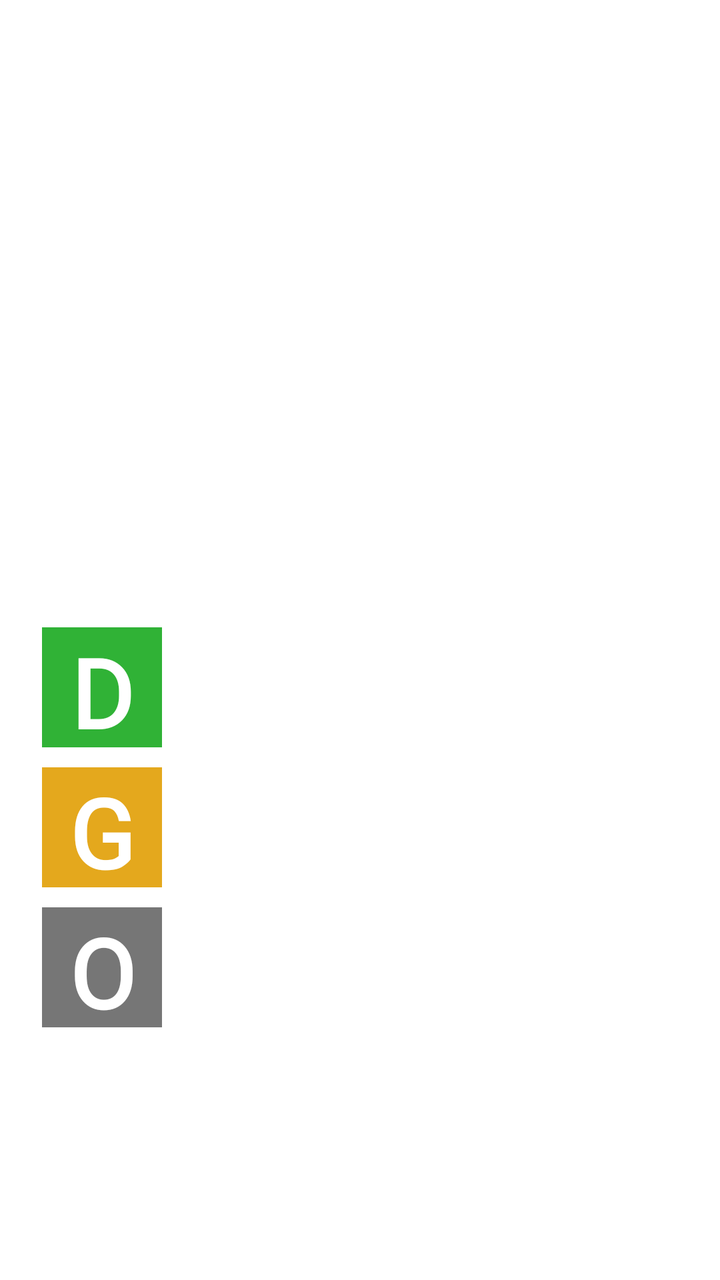
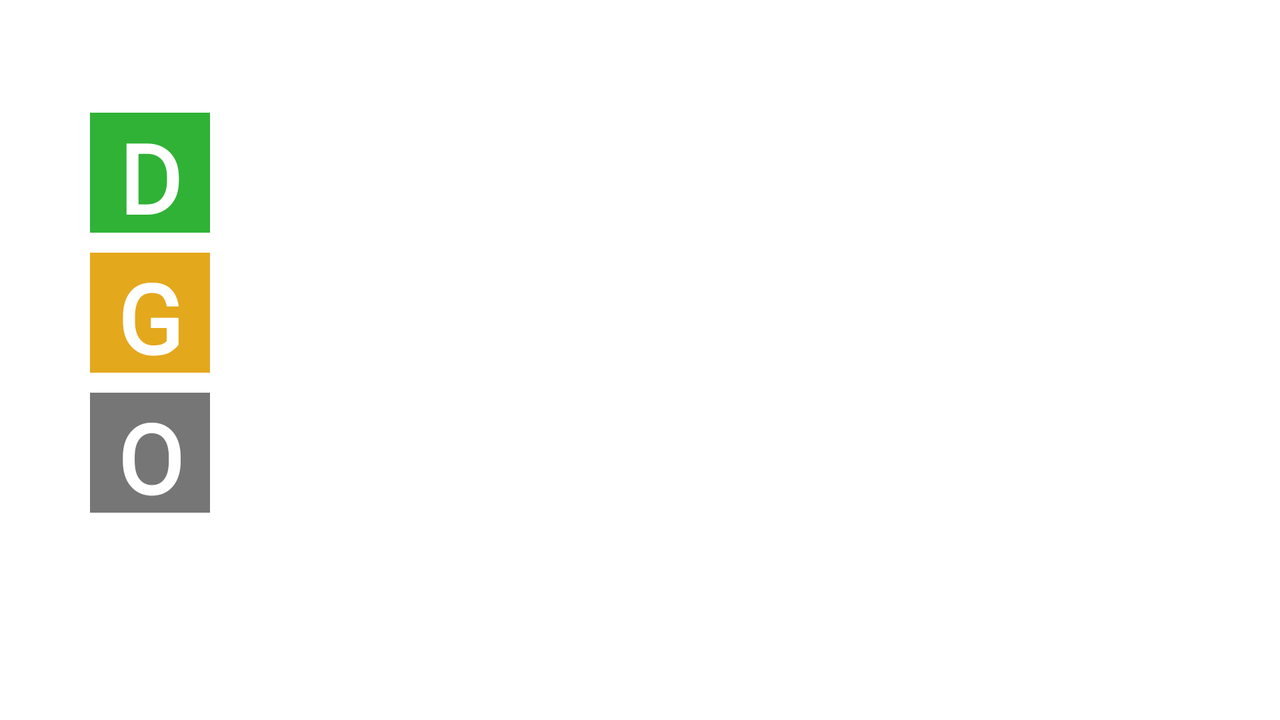

Two renders of one Android screen. The first uses the default layout on a phone; the second uses the alternative layout the repository ships for a different screen configuration, on a matching device. The two XML files are below.
<!-- AndroidManifest.xml: application theme Theme.Default -->
<!-- res/layout/activity_how_to_play_fragment_1.xml -->
<?xml version="1.0" encoding="utf-8"?>

<androidx.constraintlayout.widget.ConstraintLayout xmlns:android="http://schemas.android.com/apk/res/android"
    xmlns:app="http://schemas.android.com/apk/res-auto"
    xmlns:tools="http://schemas.android.com/tools"
    android:layout_width="match_parent"
    android:layout_height="match_parent">

    <TextView
        android:id="@+id/textView12"
        android:layout_width="206dp"
        android:layout_height="61dp"
        android:layout_marginStart="17dp"
        android:layout_marginEnd="37dp"
        android:layout_marginBottom="172dp"
        android:text="@string/letter_not_ok"
        android:textAlignment="center"
        android:textSize="16sp"
        app:layout_constraintBottom_toBottomOf="parent"
        app:layout_constraintEnd_toEndOf="parent"
        app:layout_constraintHorizontal_bias="0.0"
        app:layout_constraintStart_toEndOf="@+id/linearLayout" />

    <TextView
        android:id="@+id/textView11"
        android:layout_width="206dp"
        android:layout_height="61dp"
        android:layout_marginStart="17dp"
        android:layout_marginEnd="37dp"
        android:layout_marginBottom="15dp"
        android:text="@string/letter_almost_ok"
        android:textSize="16sp"
        app:layout_constraintBottom_toTopOf="@+id/textView12"
        app:layout_constraintEnd_toEndOf="parent"
        app:layout_constraintStart_toEndOf="@+id/linearLayout" />

    <TextView
        android:id="@+id/textView"
        android:layout_width="wrap_content"
        android:layout_height="wrap_content"
        android:layout_marginStart="54dp"
        android:layout_marginTop="55dp"
        android:layout_marginEnd="54dp"
        android:layout_marginBottom="55dp"
        android:text="@string/how_to_play"
        android:textSize="48sp"
        app:layout_constraintBottom_toTopOf="@+id/textView2"
        app:layout_constraintEnd_toEndOf="parent"
        app:layout_constraintHorizontal_bias="0.0"
        app:layout_constraintStart_toStartOf="parent"
        app:layout_constraintTop_toTopOf="parent" />

    <TextView
        android:id="@+id/textView2"
        android:layout_width="327dp"
        android:layout_height="86dp"
        android:layout_marginStart="64dp"
        android:layout_marginTop="30dp"
        android:layout_marginEnd="62dp"
        android:layout_marginBottom="20dp"
        android:text="@string/explanation"
        android:textSize="22sp"
        app:layout_constraintBottom_toTopOf="@+id/linearLayout"
        app:layout_constraintEnd_toEndOf="parent"
        app:layout_constraintHorizontal_bias="0.256"
        app:layout_constraintStart_toStartOf="parent"
        app:layout_constraintTop_toBottomOf="@+id/textView" />

    <LinearLayout
        android:id="@+id/linearLayout"
        android:layout_width="150dp"
        android:layout_height="408dp"
        android:layout_marginStart="1dp"
        android:layout_marginTop="1dp"
        android:layout_marginEnd="260dp"
        android:layout_marginBottom="124dp"
        android:gravity="center"
        android:orientation="vertical"
        app:layout_constraintBottom_toBottomOf="parent"
        app:layout_constraintEnd_toEndOf="parent"
        app:layout_constraintStart_toStartOf="parent"
        app:layout_constraintTop_toBottomOf="@+id/textView2">

        <LinearLayout
            android:layout_width="60dp"
            android:layout_height="80dp"
            android:gravity="center"
            android:orientation="horizontal">

            <TextView
                android:id="@+id/textView6"
                android:layout_width="60dp"
                android:layout_height="60dp"
                android:layout_weight="1"
                android:background="#30B236"
                android:gravity="center"
                android:text="D"
                android:textColor="#FFFFFF"
                android:textSize="48sp"
                android:textStyle="bold" />
        </LinearLayout>

        <LinearLayout
            android:layout_width="60dp"
            android:layout_height="60dp"
            android:gravity="center"
            android:orientation="horizontal">

            <TextView
                android:id="@+id/textView5"
                android:layout_width="60dp"
                android:layout_height="60dp"
                android:layout_weight="1"
                android:background="#E4A81D"
                android:gravity="center"
                android:text="G"
                android:textColor="#FFFFFF"
                android:textSize="48sp"
                android:textStyle="bold" />
        </LinearLayout>

        <LinearLayout
            android:layout_width="60dp"
            android:layout_height="80dp"
            android:gravity="center"
            android:orientation="horizontal">

            <TextView
                android:id="@+id/textView7"
                android:layout_width="60dp"
                android:layout_height="60dp"
                android:layout_weight="1"
                android:background="#767676"
                android:gravity="center"
                android:text="O"
                android:textColor="#FFFFFF"
                android:textSize="48sp"
                android:textStyle="bold" />
        </LinearLayout>
    </LinearLayout>

    <TextView
        android:id="@+id/textView10"
        android:layout_width="206dp"
        android:layout_height="61dp"
        android:layout_marginStart="17dp"
        android:layout_marginEnd="37dp"
        android:layout_marginBottom="19dp"
        android:text="@string/letter_ok"
        android:textSize="16sp"
        app:layout_constraintBottom_toTopOf="@+id/textView11"
        app:layout_constraintEnd_toEndOf="parent"
        app:layout_constraintStart_toEndOf="@+id/linearLayout" />

    <TextView
        android:id="@+id/textView13"
        android:layout_width="240dp"
        android:layout_height="41dp"
        android:layout_marginStart="85dp"
        android:layout_marginTop="47dp"
        android:layout_marginEnd="86dp"
        android:layout_marginBottom="16dp"
        android:gravity="center"
        android:text="@string/slide"
        android:textSize="22sp"
        app:layout_constraintBottom_toBottomOf="parent"
        app:layout_constraintEnd_toEndOf="parent"
        app:layout_constraintHorizontal_bias="0.0"
        app:layout_constraintStart_toStartOf="parent"
        app:layout_constraintTop_toBottomOf="@+id/linearLayout"
        app:layout_constraintVertical_bias="1.0" />
</androidx.constraintlayout.widget.ConstraintLayout>
<!-- resources referenced by this layout -->
<resources>
  <string name="explanation">Cada vez que introduces una palabra sus letras se pueden teñir de tres colores:</string>
  <string name="how_to_play">Cómo jugar</string>
  <string name="letter_almost_ok">La letra aparece, pero en otra posición</string>
  <string name="letter_not_ok">La letra no aparece en la palabra</string>
  <string name="letter_ok">La letra aparece y está en la posición correcta</string>
  <string name="slide">Desliza para continuar</string>
  <style name="Theme.Default" parent="Theme.MaterialComponents.DayNight.NoActionBar">
          
          <item name="colorPrimary">@color/green</item>
          <item name="colorPrimaryVariant">@color/black</item>
          <item name="colorOnPrimary">@color/white</item>
          
          <item name="colorSecondary">@color/teal_200</item>
          <item name="colorSecondaryVariant">@color/teal_700</item>
          <item name="colorOnSecondary">@color/black</item>
          
          <item name="android:statusBarColor">?attr/colorPrimaryVariant</item>
          
  
          <item name="android:fontFamily">@font/baloo</item>
          <item name="android:textColor">@color/white</item>
  
      </style>
  <color name="green">#30B236</color>
  <color name="black">#FF000000</color>
  <color name="white">#FFFFFFFF</color>
</resources>
<!-- res/layout-land/activity_how_to_play_fragment_1.xml (the repository's variant of the layout above) -->
<!-- drawn on the phone turned sideways -->
<?xml version="1.0" encoding="utf-8"?>
<androidx.constraintlayout.widget.ConstraintLayout xmlns:android="http://schemas.android.com/apk/res/android"
    xmlns:app="http://schemas.android.com/apk/res-auto"
    xmlns:tools="http://schemas.android.com/tools"
    android:layout_width="match_parent"
    android:layout_height="match_parent">

    <TextView
        android:id="@+id/textView12"
        android:layout_width="217dp"
        android:layout_height="60dp"
        android:text="La letra no aparece en la palabra"
        android:textAlignment="center"
        android:textSize="16sp"
        app:layout_constraintBottom_toBottomOf="parent"
        app:layout_constraintEnd_toEndOf="parent"
        app:layout_constraintHorizontal_bias="0.327"
        app:layout_constraintStart_toStartOf="parent"
        app:layout_constraintTop_toBottomOf="@+id/textView11"
        app:layout_constraintVertical_bias="0.4" />

    <TextView
        android:id="@+id/textView11"
        android:layout_width="212dp"
        android:layout_height="65dp"
        android:textAlignment="center"
        android:text="La letra aparece, pero en otra posición"
        android:textSize="16sp"
        app:layout_constraintBottom_toBottomOf="parent"
        app:layout_constraintEnd_toEndOf="parent"
        app:layout_constraintHorizontal_bias="0.327"
        app:layout_constraintStart_toStartOf="parent"
        app:layout_constraintTop_toTopOf="parent"
        app:layout_constraintVertical_bias="0.611" />

    <TextView
        android:id="@+id/textView"
        android:layout_width="wrap_content"
        android:layout_height="wrap_content"
        android:text="¿Cómo jugar?"
        android:textSize="48sp"
        app:layout_constraintBottom_toBottomOf="parent"
        app:layout_constraintEnd_toEndOf="parent"
        app:layout_constraintHorizontal_bias="0.392"
        app:layout_constraintStart_toStartOf="parent"
        app:layout_constraintTop_toTopOf="parent"
        app:layout_constraintVertical_bias="0.046" />

    <TextView
        android:id="@+id/textView2"
        android:layout_width="319dp"
        android:layout_height="200dp"
        android:text="Cada vez que introduces una palabra sus letras se pueden teñir de tres colores:"
        android:textSize="22sp"
        app:layout_constraintBottom_toBottomOf="parent"
        app:layout_constraintEnd_toEndOf="parent"
        app:layout_constraintHorizontal_bias="0.961"
        app:layout_constraintStart_toStartOf="parent"
        app:layout_constraintTop_toTopOf="parent"
        app:layout_constraintVertical_bias="0.497" />

    <LinearLayout
        android:id="@+id/linearLayout"
        android:layout_width="150dp"
        android:layout_height="408dp"
        android:gravity="center"
        android:orientation="vertical"
        app:layout_constraintBottom_toBottomOf="parent"
        app:layout_constraintEnd_toEndOf="parent"
        app:layout_constraintHorizontal_bias="0.0"
        app:layout_constraintStart_toStartOf="parent"
        app:layout_constraintTop_toTopOf="parent"
        app:layout_constraintVertical_bias="1.0">

        <LinearLayout
            android:layout_width="60dp"
            android:layout_height="80dp"
            android:gravity="center"
            android:orientation="horizontal">

            <TextView
                android:id="@+id/textView6"
                android:layout_width="60dp"
                android:layout_height="60dp"
                android:layout_weight="1"
                android:background="#30B236"
                android:gravity="center"
                android:text="D"
                android:textColor="#FFFFFF"
                android:textSize="48sp"
                android:textStyle="bold" />
        </LinearLayout>

        <LinearLayout
            android:layout_width="60dp"
            android:layout_height="60dp"
            android:gravity="center"
            android:orientation="horizontal">

            <TextView
                android:id="@+id/textView5"
                android:layout_width="60dp"
                android:layout_height="60dp"
                android:layout_weight="1"
                android:background="#E4A81D"
                android:gravity="center"
                android:text="G"
                android:textColor="#FFFFFF"
                android:textSize="48sp"
                android:textStyle="bold" />
        </LinearLayout>

        <LinearLayout
            android:layout_width="60dp"
            android:layout_height="80dp"
            android:gravity="center"
            android:orientation="horizontal">

            <TextView
                android:id="@+id/textView7"
                android:layout_width="60dp"
                android:layout_height="60dp"
                android:layout_weight="1"
                android:background="#767676"
                android:gravity="center"
                android:text="O"
                android:textColor="#FFFFFF"
                android:textSize="48sp"
                android:textStyle="bold" />
        </LinearLayout>
    </LinearLayout>

    <TextView
        android:id="@+id/textView10"
        android:layout_width="212dp"
        android:layout_height="68dp"
        android:text="La letra aparece y está en la posición correcta"
        android:textSize="16sp"
        app:layout_constraintBottom_toBottomOf="parent"
        app:layout_constraintEnd_toEndOf="parent"
        app:layout_constraintHorizontal_bias="0.327"
        app:layout_constraintStart_toStartOf="parent"
        app:layout_constraintTop_toTopOf="parent"
        app:layout_constraintVertical_bias="0.354" />

    <TextView
        android:id="@+id/textView13"
        android:layout_width="240dp"
        android:layout_height="41dp"
        android:gravity="center"
        android:text="Desliza para continuar"
        android:textSize="22sp"
        app:layout_constraintBottom_toBottomOf="parent"
        app:layout_constraintEnd_toEndOf="parent"
        app:layout_constraintHorizontal_bias="0.969"
        app:layout_constraintStart_toStartOf="parent"
        app:layout_constraintTop_toTopOf="parent"
        app:layout_constraintVertical_bias="0.956" />
</androidx.constraintlayout.widget.ConstraintLayout>
<!-- resources referenced by the variant -->
<!-- as the phone turned sideways resolves them -->
<resources>
  <style name="Theme.Default" parent="Theme.MaterialComponents.DayNight.NoActionBar">
          
          <item name="colorPrimary">@color/green</item>
          <item name="colorPrimaryVariant">@color/black</item>
          <item name="colorOnPrimary">@color/white</item>
          
          <item name="colorSecondary">@color/teal_200</item>
          <item name="colorSecondaryVariant">@color/teal_700</item>
          <item name="colorOnSecondary">@color/black</item>
          
          <item name="android:statusBarColor">?attr/colorPrimaryVariant</item>
          
  
          <item name="android:fontFamily">@font/baloo</item>
          <item name="android:textColor">@color/white</item>
  
      </style>
  <color name="green">#30B236</color>
  <color name="black">#FF000000</color>
  <color name="white">#FFFFFFFF</color>
</resources>
